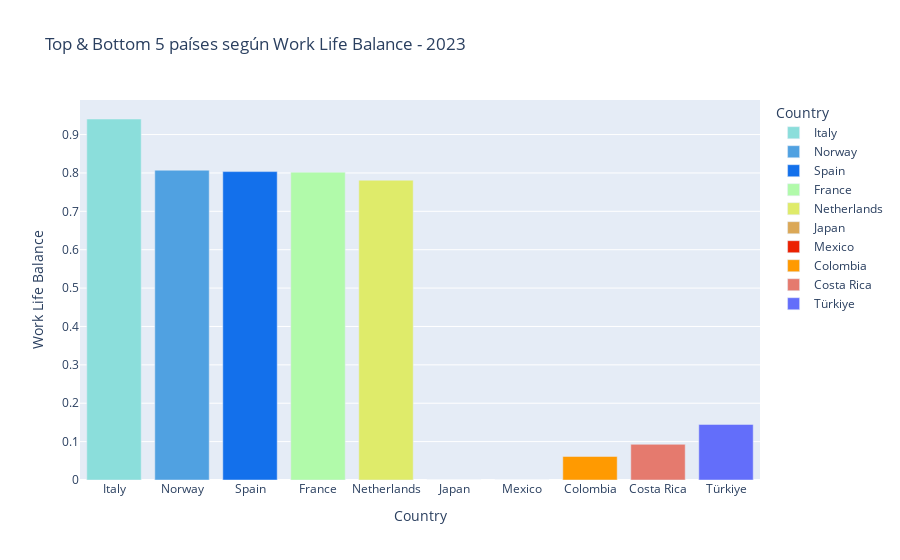

The cell this chart's notebook holds for it:
### Code cell
# Gráfica de Daniela 
color_map2 = {
    "Italy": "#8BDEDB",
    "Norway": "#50A1E1",
    "Spain": "#1370EB"  ,
    "France": "#B1FAAA",
    "Netherlands": "#DFEB6A",
    "Mexico": '#EB2101',
    "Costa Rica": '#E57A6E',
    "Japan": '#DBA857',
    "Colombia": '#FF9A01',
    "Turkiye":'#E62DB9'

}
color_mapSan = {
    "Work Life Balance": "#DC1841",
}
final_2023 = Final[Final["Year"] == 2023]
top5 = final_2023.nlargest(5, "Work Life Balance")
bottom5 = final_2023.nsmallest(5, "Work Life Balance")
top_bottom_wlb = pd.concat([top5, bottom5])

fig = px.bar(
    top_bottom_wlb,
    x="Country",
    y="Work Life Balance",
    color="Country",
    color_discrete_map=color_map2,
    title="Top & Bottom 5 países según Work Life Balance - 2023"
)

fig.show()

### Figure 1 — Plotly figure (JSON) as saved in the notebook; plotly's stock layout.template omitted (floating-point values rounded to 4 significant figures)
{"data": [{"hovertemplate": "Country=%{x}<br>Work Life Balance=%{y}<extra></extra>", "legendgroup": "Italy", "marker": {"color": "#8BDEDB", "pattern": {"shape": ""}}, "name": "Italy", "orientation": "v", "showlegend": true, "textposition": "auto", "type": "bar", "x": ["Italy"], "xaxis": "x", "y": [0.9405], "yaxis": "y"}, {"hovertemplate": "Country=%{x}<br>Work Life Balance=%{y}<extra></extra>", "legendgroup": "Norway", "marker": {"color": "#50A1E1", "pattern": {"shape": ""}}, "name": "Norway", "orientation": "v", "showlegend": true, "textposition": "auto", "type": "bar", "x": ["Norway"], "xaxis": "x", "y": [0.8071], "yaxis": "y"}, {"hovertemplate": "Country=%{x}<br>Work Life Balance=%{y}<extra></extra>", "legendgroup": "Spain", "marker": {"color": "#1370EB", "pattern": {"shape": ""}}, "name": "Spain", "orientation": "v", "showlegend": true, "textposition": "auto", "type": "bar", "x": ["Spain"], "xaxis": "x", "y": [0.8035], "yaxis": "y"}, {"hovertemplate": "Country=%{x}<br>Work Life Balance=%{y}<extra></extra>", "legendgroup": "France", "marker": {"color": "#B1FAAA", "pattern": {"shape": ""}}, "name": "France", "orientation": "v", "showlegend": true, "textposition": "auto", "type": "bar", "x": ["France"], "xaxis": "x", "y": [0.8018], "yaxis": "y"}, {"hovertemplate": "Country=%{x}<br>Work Life Balance=%{y}<extra></extra>", "legendgroup": "Netherlands", "marker": {"color": "#DFEB6A", "pattern": {"shape": ""}}, "name": "Netherlands", "orientation": "v", "showlegend": true, "textposition": "auto", "type": "bar", "x": ["Netherlands"], "xaxis": "x", "y": [0.7811], "yaxis": "y"}, {"hovertemplate": "Country=%{x}<br>Work Life Balance=%{y}<extra></extra>", "legendgroup": "Japan", "marker": {"color": "#DBA857", "pattern": {"shape": ""}}, "name": "Japan", "orientation": "v", "showlegend": true, "textposition": "auto", "type": "bar", "x": ["Japan"], "xaxis": "x", "y": [0.0], "yaxis": "y"}, {"hovertemplate": "Country=%{x}<br>Work Life Balance=%{y}<extra></extra>", "legendgroup": "Mexico", "marker": {"color": "#EB2101", "pattern": {"shape": ""}}, "name": "Mexico", "orientation": "v", "showlegend": true, "textposition": "auto", "type": "bar", "x": ["Mexico"], "xaxis": "x", "y": [0.0], "yaxis": "y"}, {"hovertemplate": "Country=%{x}<br>Work Life Balance=%{y}<extra></extra>", "legendgroup": "Colombia", "marker": {"color": "#FF9A01", "pattern": {"shape": ""}}, "name": "Colombia", "orientation": "v", "showlegend": true, "textposition": "auto", "type": "bar", "x": ["Colombia"], "xaxis": "x", "y": [0.06134], "yaxis": "y"}, {"hovertemplate": "Country=%{x}<br>Work Life Balance=%{y}<extra></extra>", "legendgroup": "Costa Rica", "marker": {"color": "#E57A6E", "pattern": {"shape": ""}}, "name": "Costa Rica", "orientation": "v", "showlegend": true, "textposition": "auto", "type": "bar", "x": ["Costa Rica"], "xaxis": "x", "y": [0.09294], "yaxis": "y"}, {"hovertemplate": "Country=%{x}<br>Work Life Balance=%{y}<extra></extra>", "legendgroup": "Türkiye", "marker": {"color": "#636efa", "pattern": {"shape": ""}}, "name": "Türkiye", "orientation": "v", "showlegend": true, "textposition": "auto", "type": "bar", "x": ["Türkiye"], "xaxis": "x", "y": [0.1448], "yaxis": "y"}], "layout": {"barmode": "relative", "legend": {"title": {"text": "Country"}, "tracegroupgap": 0}, "title": {"text": "Top & Bottom 5 países según Work Life Balance - 2023"}, "xaxis": {"anchor": "y", "categoryarray": ["Italy", "Norway", "Spain", "France", "Netherlands", "Japan", "Mexico", "Colombia", "Costa Rica", "Türkiye"], "categoryorder": "array", "domain": [0, 1], "title": {"text": "Country"}}, "yaxis": {"anchor": "x", "domain": [0, 1], "title": {"text": "Work Life Balance"}}}}
